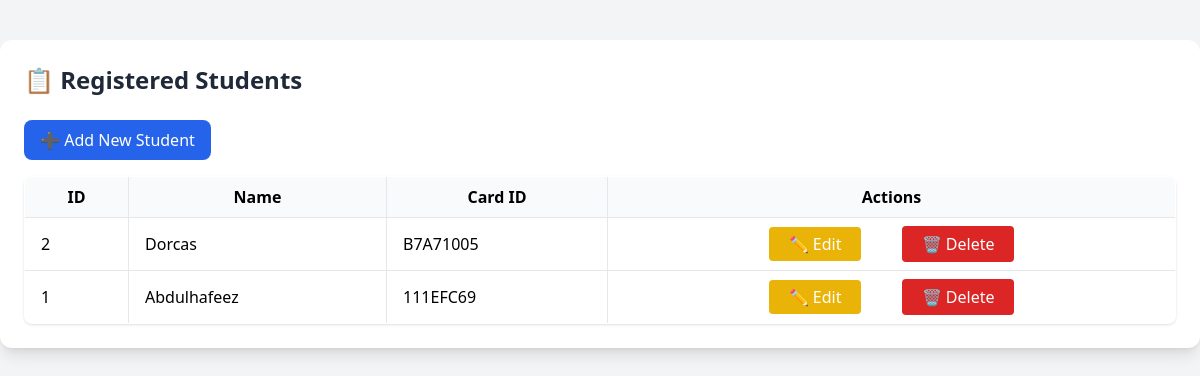
Page /students (signed in) on the earlier database version.
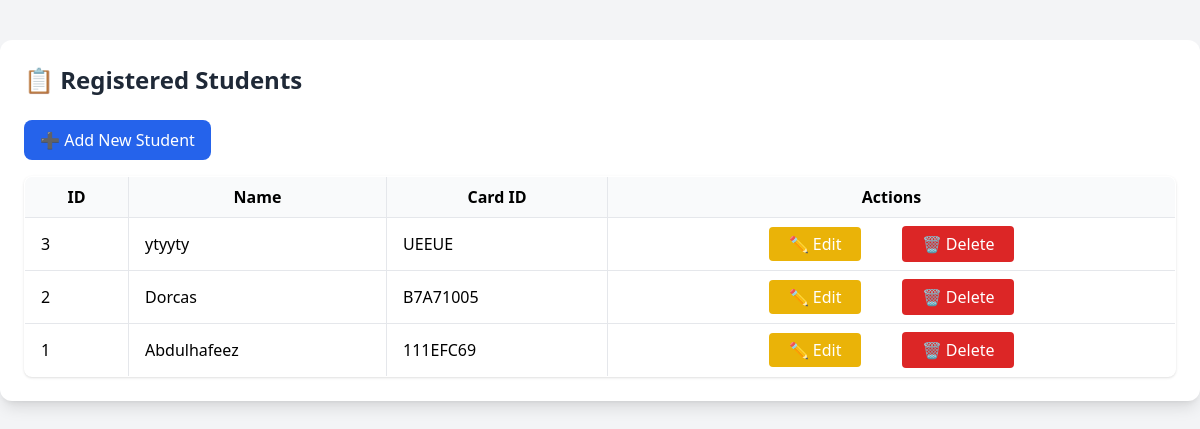
Same page on the later database version.
### tables this page shows
CREATE TABLE students (
            id INTEGER PRIMARY KEY,
            name TEXT,
            card_id TEXT UNIQUE
        );

### app.py (the view)
@app.route('/students')
def students():
    if 'logged_in' not in session:
        return redirect(url_for('login'))
    db = get_db()
    all_students = db.execute("SELECT * FROM students ORDER BY id DESC").fetchall()
    return render_template('students.html', students=all_students)

### app.py (called while the page is built)
def get_db():
    conn = sqlite3.connect(DATABASE)
    conn.row_factory = sqlite3.Row
    return conn

### templates/students.html (shortened to what this page needs)
<!DOCTYPE html>
<html lang="en">
<head>
  <script src="https://cdn.tailwindcss.com"></script>
</head>
<body class="bg-gray-100 font-sans">
  <div class="max-w-7xl mx-auto mt-10 bg-white p-6 rounded-xl shadow-lg">
    <h1 class="text-2xl font-bold mb-6 text-gray-800">📋 Registered Students</h1>
    <a href="/add-student" class="inline-block mb-4 px-4 py-2 bg-blue-600 text-white rounded-lg hover:bg-blue-700">➕ Add New Student</a>
    <table class="w-full border border-gray-200 rounded-lg overflow-hidden shadow">
      <thead class="bg-gray-50">
        <tr>
          <th class="py-2 px-4 border">ID</th>
          <th class="py-2 px-4 border">Name</th>
          <th class="py-2 px-4 border">Card ID</th>
          <th class="py-2 px-4 border">Actions</th>
        </tr>
      </thead>
      <tbody>
        {% for student in students %}
        <tr class="hover:bg-gray-50">
          <td class="py-2 px-4 border">{{ student.id }}</td>
          <td class="py-2 px-4 border">{{ student.name }}</td>
          <td class="py-2 px-4 border">{{ student.card_id }}</td>
          <td class="py-2 px-4 border text-center space-x-9">
            <a href="{{ url_for('edit_student', id=student.id) }}" class="px-5 py-1.5 bg-yellow-500 text-white rounded hover:bg-yellow-600">✏️ Edit</a>
            <form action="{{ url_for('delete_student', id=student.id) }}" method="POST" class="inline">
              <button type="submit" onclick="return confirm('Delete this student?')" class="px-5 py-1.5 bg-red-600 text-white rounded hover:bg-red-700">🗑️ Delete</button>
            </form>
          </td>
        </tr>
        {% endfor %}
      </tbody>
    </table>
  </div>
</body>
</html>

Differences in the rows shown:
added students: id "3", name "ytyyty", card_id "UEEUE"
